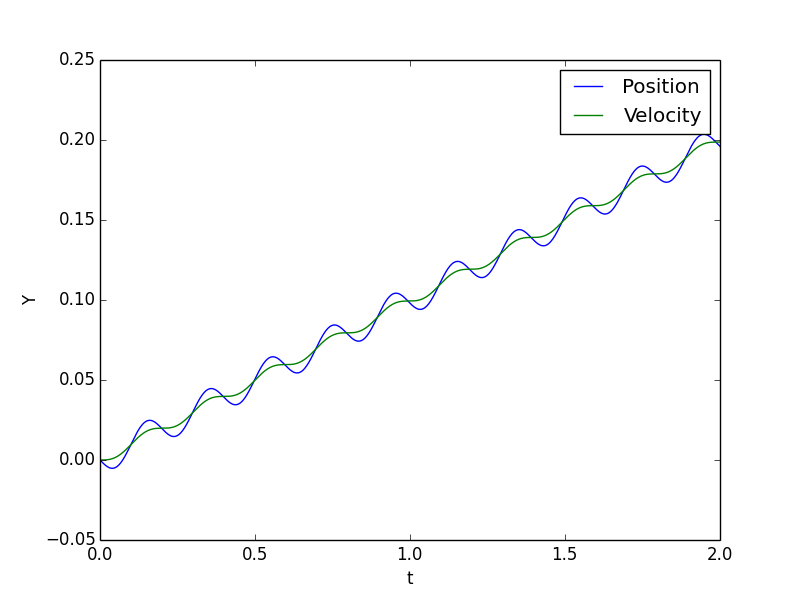

Recreate this plot in Python.
import matplotlib.pylab as plt
import numpy as np

## Task Q
b_C = 0.1
m = 0.1
k = 100
w = np.sqrt(k/m)

t = np.linspace(0, 2, 1000)
dt = t[1] - t[0]

u = 0.1

b = np.zeros(len(t))
x = np.zeros(len(t))
exact_x = np.zeros(len(t))
v = np.zeros(len(t))
a = np.zeros(len(t))

x[0] = 0
v[0] = 0
a[0] = (u*t[0] - x[0]) * k / m
exact_x[0] = 0

## Loop
for i in range(len(t)-1):
    b[i+1] = b_C + u*t[i]
    a[i+1] = (k/m)*(b[i] - x[i] - b_C)
    v[i+1] = v[i] + dt * a[i+1]
    x[i+1] = x[i] + dt * v[i+1]
    exact_x[i+1] = u*t[i] - (u/w)* np.sin(w*t[i])

plt.plot(t, x)
plt.plot(t, exact_x)
plt.xlabel("t")
plt.ylabel("Y")
plt.legend(["Position", "Velocity", "Acceleration"])
plt.savefig("oppg_r.png")
plt.show()
